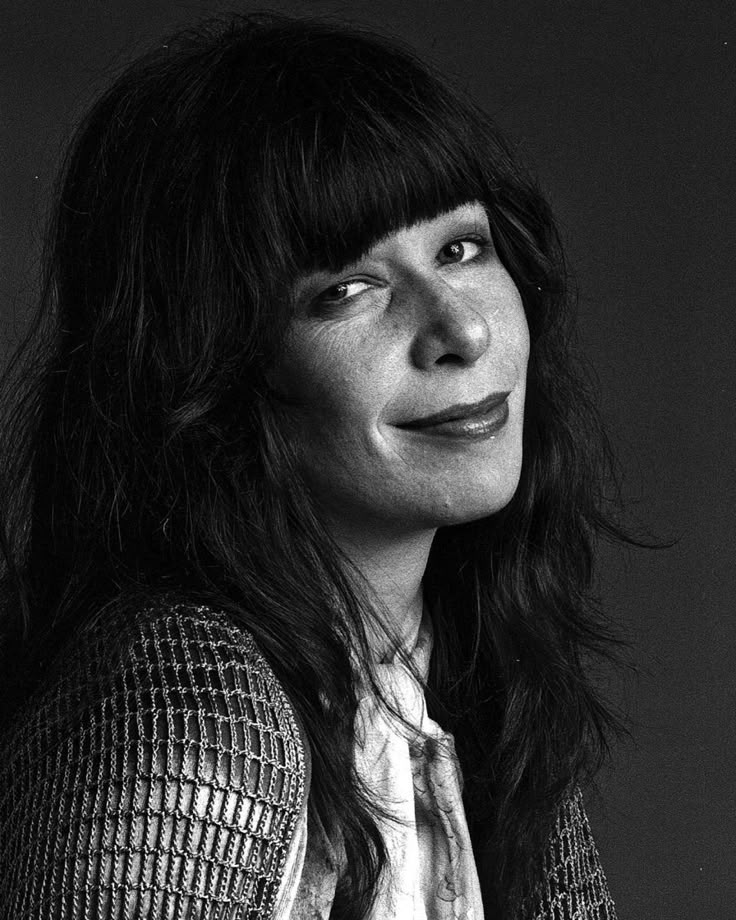
#> input picture imagem.png, 736 x 920 px
$ python main.py
#> lines starting #> are read from the running program, lines starting #| are printed output that depends on the picture
# 5ª Trabalho Prático - Processamento Digital de Imagens
# Discentes: Helorrayne Cristine de Alcantara Rodrigues e Wanderson Almeida de Mello
# Equalização de histograma normalizado de uma imagem em tons de cinza

from PIL import Image
import numpy as np
import os
import matplotlib.pyplot as plt

def salvar(imagem_obj, nome_saida):
    """
    Salva uma imagem PIL no diretório 'output' com o nome especificado.

    Parâmetros:
        imagem_obj (PIL.Image): Objeto da imagem a ser salva.
        nome_saida (str): Nome do arquivo de imagem de saída.
    """
    os.makedirs("output", exist_ok=True)
    caminho_saida = os.path.join("output", nome_saida)
    imagem_obj.save(caminho_saida)
    print(f"Imagem salva em: {caminho_saida}")

def salvar_histograma(hist, titulo, nome_arquivo):
    """
    Gera e salva um gráfico de histograma a partir de uma lista de frequências.

    Parâmetros:
        hist (list): Lista com as frequências dos níveis de cinza.
        titulo (str): Título do gráfico.
        nome_arquivo (str): Nome do arquivo de imagem do histograma a ser salvo.
    """
    os.makedirs("output", exist_ok=True)
    plt.figure()
    plt.title(titulo)
    plt.xlabel("Nível de Cinza")
    plt.ylabel("Frequência")
    plt.bar(range(256), hist, color='gray')
    plt.xlim([0, 255])
    plt.savefig(os.path.join("output", nome_arquivo))
    plt.close()
    print(f"Histograma salvo em: output/{nome_arquivo}")

def imagem_para_matriz(caminho_imagem):
    """
    Converte uma imagem em tons de cinza para matriz NumPy.

    Parâmetros:
        caminho_imagem (str): Caminho para o arquivo da imagem.

    Retorna:
        tuple: Matriz NumPy da imagem em escala de cinza e objeto da imagem original.
    """
#> called with caminho_imagem = 'imagem.png'
    try:
        imagem = Image.open(caminho_imagem).convert("L")
        return np.array(imagem), imagem
    except Exception as erro:
        print("Erro ao carregar a imagem:", erro)
        return None, None

def equalizar_histograma(matriz):
    """
    Aplica a equalização de histograma normalizado a uma matriz de imagem.

    Parâmetros:
        matriz (np.ndarray): Matriz da imagem original.

    Retorna:
        tuple: Matriz equalizada, histograma original, histograma equalizado.
    """
    L = 256
    linhas, colunas = matriz.shape
#> linhas = 920; colunas = 736
    total = linhas * colunas
#> total = 677120

    # Cálculo do histograma original
    hist = [0] * L
    for i in range(linhas):
        for j in range(colunas):
            hist[matriz[i, j]] += 1

    # Normalização
    pr = [h / total for h in hist]

    # CDF acumulada
    cdf = [0] * L
    acumulado = 0.0
    for k in range(L):
        acumulado += pr[k]
        cdf[k] = acumulado
#> after the loop, acumulado = 1; cdf = 256 values from 0.00416 to 1

    # Gera a tabela de transformação (LUT)
    lut = [int(round((L - 1) * cdf[k])) for k in range(L)]
#> lut = 256 values from 1 to 255

    # Aplica a LUT para criar a imagem equalizada
    resultado = np.zeros_like(matriz, dtype=np.uint8)
    for i in range(linhas):
        for j in range(colunas):
            resultado[i, j] = lut[matriz[i, j]]
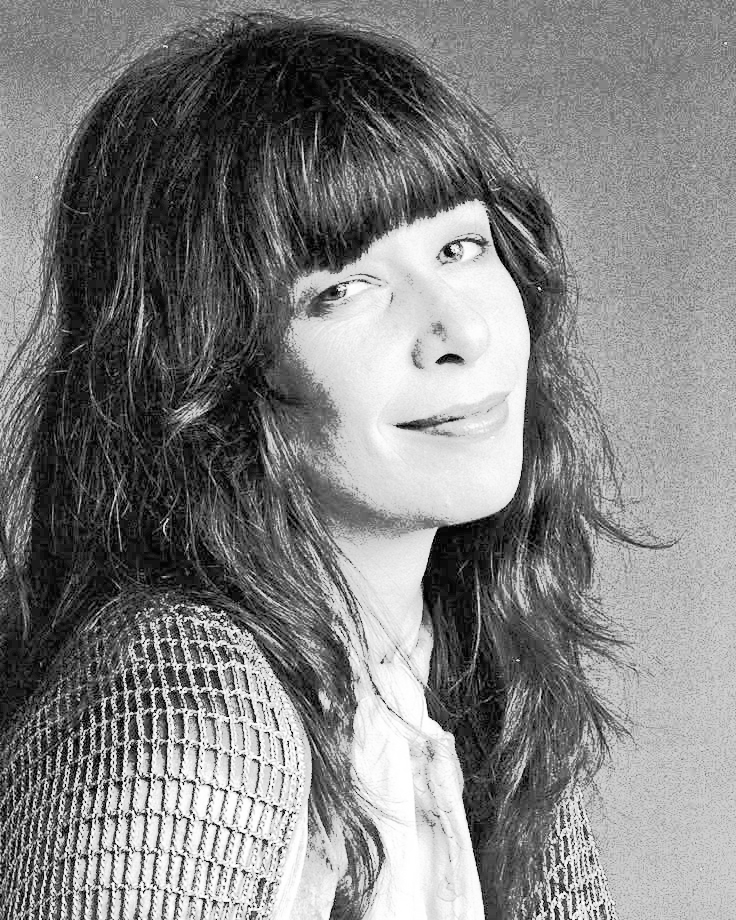
#> resultado: shape (920, 736); min 1, max 255, mean 129.4

    # Calcula o novo histograma
    novo_hist = [0] * L
    for i in range(linhas):
        for j in range(colunas):
            novo_hist[resultado[i, j]] += 1

    return resultado, hist, novo_hist

def main():
    """
    Função principal que executa o processo de:
      - Leitura de imagem
      - Equalização do histograma
      - Geração e salva das imagens e histogramas
    """
    caminho_imagem = "imagem.png"
    matriz, imagem_original = imagem_para_matriz(caminho_imagem)
    if matriz is not None:
        equalizada, hist_original, hist_equalizado = equalizar_histograma(matriz)
#> hist_original = 256 values, max 20704 at index 6, min 204 at index 236, mean 2645; hist_equalizado = 256 values, max 20704 at index 27, min 0 at index 0, mean 2645
        salvar(Image.fromarray(equalizada, mode="L"), "equalizada.jpg")
        salvar_histograma(hist_original, "Histograma Original", "histograma_original.png")
#> in salvar_histograma, `plt.savefig(os.path.join("output", nome_arquivo))`:
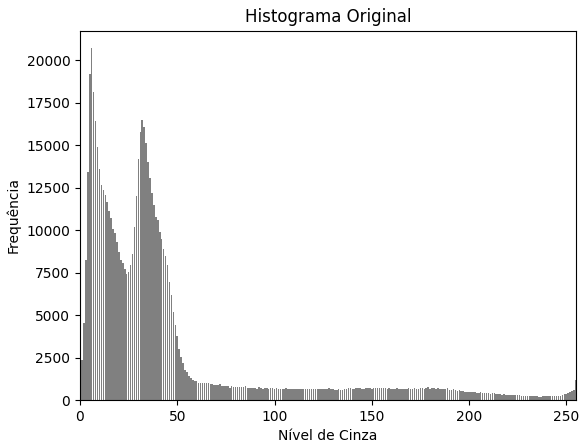
#> figure drawn by matplotlib, 1 panel; tallest bar 20704 high, from x = 5.6 to 6.4
        salvar_histograma(hist_equalizado, "Histograma Equalizado", "histograma_equalizado.png")
#> call 2 of salvar_histograma, with titulo = 'Histograma Equalizado', nome_arquivo = 'histograma_equalizado.png'
#> in salvar_histograma (call 2), `plt.savefig(os.path.join("output", nome_arquivo))`:
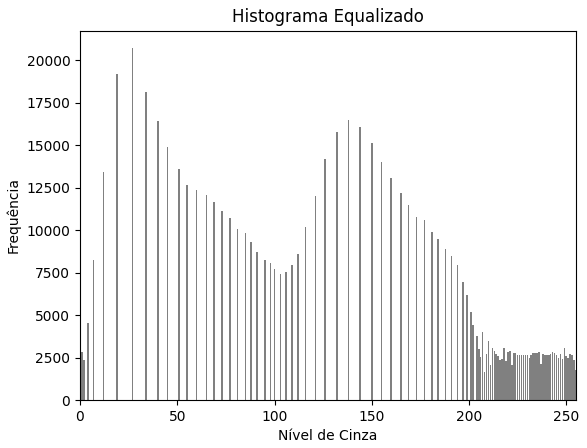
#> figure drawn by matplotlib, 1 panel; tallest bar 20704 high, from x = 26.6 to 27.4
        salvar(imagem_original, "original.jpg")

if __name__ == "__main__":
    main()

$ run again, with test_image.png copied over imagem.png
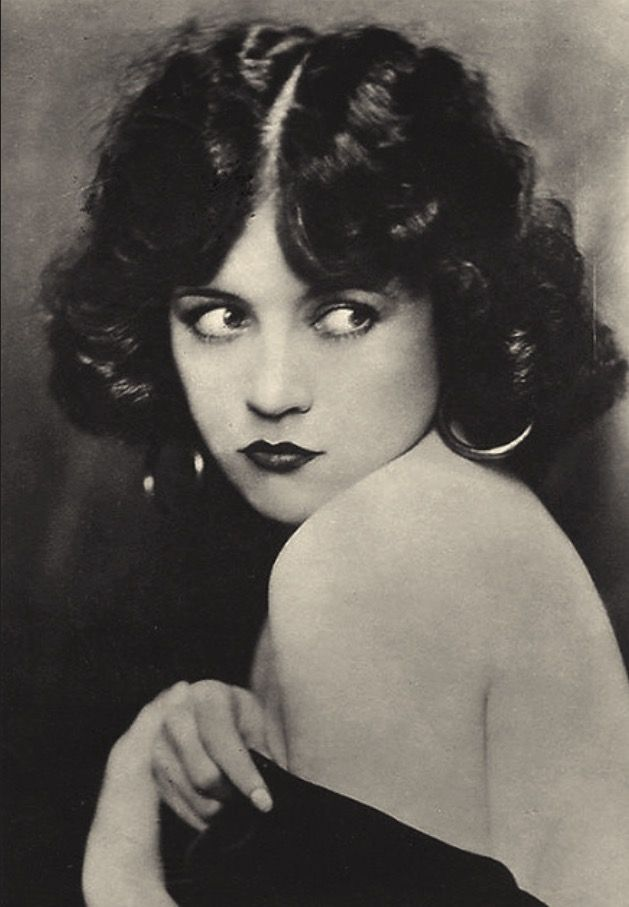
#> input picture test_image.png, 629 x 907 px
#> after the loop in equalizar_histograma, `for i in range(linhas):`:
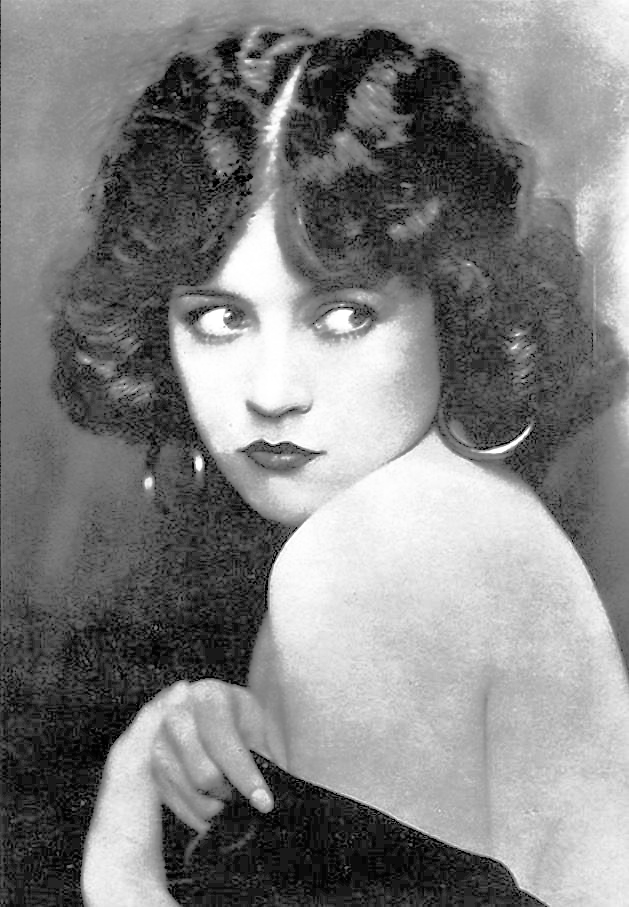
#> resultado: shape (907, 629); min 0, max 255, mean 129.5
#> hist_original = 256 values, max 29517 at index 28, min 0 at index 0, mean 2228.5; hist_equalizado = 256 values, max 29517 at index 25, min 0 at index 3, mean 2228.5
#> in salvar_histograma (call 2), `plt.savefig(os.path.join("output", nome_arquivo))`:
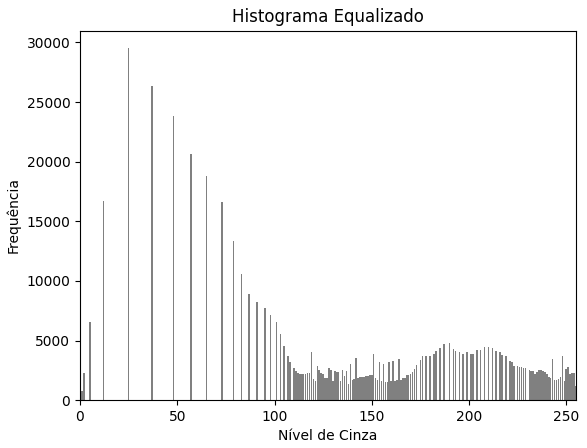
#> figure drawn by matplotlib, 1 panel; tallest bar 29517 high, from x = 24.6 to 25.4
